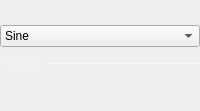
                 <widget class="QWidget" name="tabWaveform">
                  <property name="sizePolicy">
                   <sizepolicy hsizetype="Preferred" vsizetype="Maximum">
                    <horstretch>0</horstretch>
                    <verstretch>0</verstretch>
                   </sizepolicy>
                  </property>
                  <attribute name="title">
                   <string>Waveform</string>
                  </attribute>
                  <layout class="QVBoxLayout" name="verticalLayout_5">
                   <property name="spacing">
                    <number>10</number>
                   </property>
                   <property name="leftMargin">
                    <number>0</number>
                   </property>
                   <property name="topMargin">
                    <number>25</number>
                   </property>
                   <property name="rightMargin">
                    <number>0</number>
                   </property>
                   <property name="bottomMargin">
                    <number>0</number>
                   </property>
                   <item>
                    <widget class="QComboBox" name="type">
                     <property name="sizePolicy">
                      <sizepolicy hsizetype="Minimum" vsizetype="Fixed">
                       <horstretch>0</horstretch>
                       <verstretch>0</verstretch>
                      </sizepolicy>
                     </property>
                     <item>
                      <property name="text">
                       <string>Sine</string>
                      </property>
                     </item>
                     <item>
                      <property name="text">
                       <string>Square</string>
                      </property>
                     </item>
                     <item>
                      <property name="text">
                       <string>Triangle</string>
                      </property>
                     </item>
                     <item>
                      <property name="text">
                       <string>Trapezoidal</string>
                      </property>
                     </item>
                     <item>
                      <property name="text">
                       <string>Rising Ramp Sawtooth</string>
                      </property>
                     </item>
                     <item>
                      <property name="text">
                       <string>Falling Ramp Sawtooth</string>
                      </property>
                     </item>
                     <item>
                      <property name="text">
                       <string>Stair Step</string>
                      </property>
                     </item>
                    </widget>
                   </item>
                   <item>
                    <layout class="QGridLayout" name="waveformGrid">
                     <property name="bottomMargin">
                      <number>0</number>
                     </property>
                     <property name="spacing">
                      <number>15</number>
                     </property>
                    </layout>
                   </item>
                   <item>
                    <widget class="QWidget" name="wtrapezparams" native="true">
                     <layout class="QVBoxLayout" name="verticalLayout_12">
                      <property name="spacing">
                       <number>15</number>
                      </property>
                      <property name="leftMargin">
                       <number>0</number>
                      </property>
                      <property name="topMargin">
                       <number>0</number>
                      </property>
                      <property name="rightMargin">
                       <number>0</number>
                      </property>
                      <property name="bottomMargin">
                       <number>0</number>
                      </property>
                      <item>
                       <layout class="QHBoxLayout" name="horizontalLayout_9">
                        <property name="spacing">
                         <number>0</number>
                        </property>
                        <property name="topMargin">
                         <number>0</number>
                        </property>
                        <item>
                         <widget class="QLabel" name="label_2">
                          <property name="sizePolicy">
                           <sizepolicy hsizetype="Maximum" vsizetype="Maximum">
                            <horstretch>0</horstretch>
                            <verstretch>0</verstretch>
                           </sizepolicy>
                          </property>
                          <property name="styleSheet">
                           <string notr="true">  QLabel {
        font-size: 12px;
        color: rgba(255, 255, 255, 70);
    }</string>
                          </property>
                          <property name="text">
                           <string>TIMING </string>
                          </property>
                         </widget>
                        </item>
                        <item>
                         <widget class="Line" name="line_3">
                          <property name="minimumSize">
                           <size>
                            <width>0</width>
                            <height>1</height>
                           </size>
                          </property>
                          <property name="maximumSize">
                           <size>
                            <width>16777215</width>
                            <height>1</height>
                           </size>
                          </property>
                          <property name="styleSheet">
                           <string notr="true">border: 1px solid rgba(255, 255, 255, 70);
 </string>
                          </property>
                          <property name="orientation">
                           <enum>Qt::Horizontal</enum>
                          </property>
                          <property name="units" stdset="0">
                           <stringlist notr="true">
                            <string>deg=1</string>
                            <string>π rad=180</string>
                            <string>ns=1e-9</string>
                            <string>μs=1e-6</string>
                            <string>ms=1e-3</string>
                            <string>seconds=1e0</string>
                           </stringlist>
                          </property>
                          <property name="min_value" stdset="0">
                           <double>0.000000000000000</double>
                          </property>
                          <property name="max_value" stdset="0">
                           <double>360.000000000000000</double>
                          </property>
                         </widget>
                        </item>
                       </layout>
                      </item>
                      <item>
                       <layout class="QGridLayout" name="gridLayout_2">
                        <property name="topMargin">
                         <number>0</number>
                        </property>
                        <property name="rightMargin">
                         <number>0</number>
                        </property>
                        <property name="bottomMargin">
                         <number>0</number>
                        </property>
                        <property name="spacing">
                         <number>15</number>
                        </property>
                       </layout>
                      </item>
                     </layout>
                    </widget>
                   </item>
                   <item>
                    <spacer name="verticalSpacer">
                     <property name="orientation">
                      <enum>Qt::Vertical</enum>
                     </property>
                     <property name="sizeHint" stdset="0">
                      <size>
                       <width>20</width>
                       <height>40</height>
                      </size>
                     </property>
                    </spacer>
                   </item>
                  </layout>
                 </widget>
